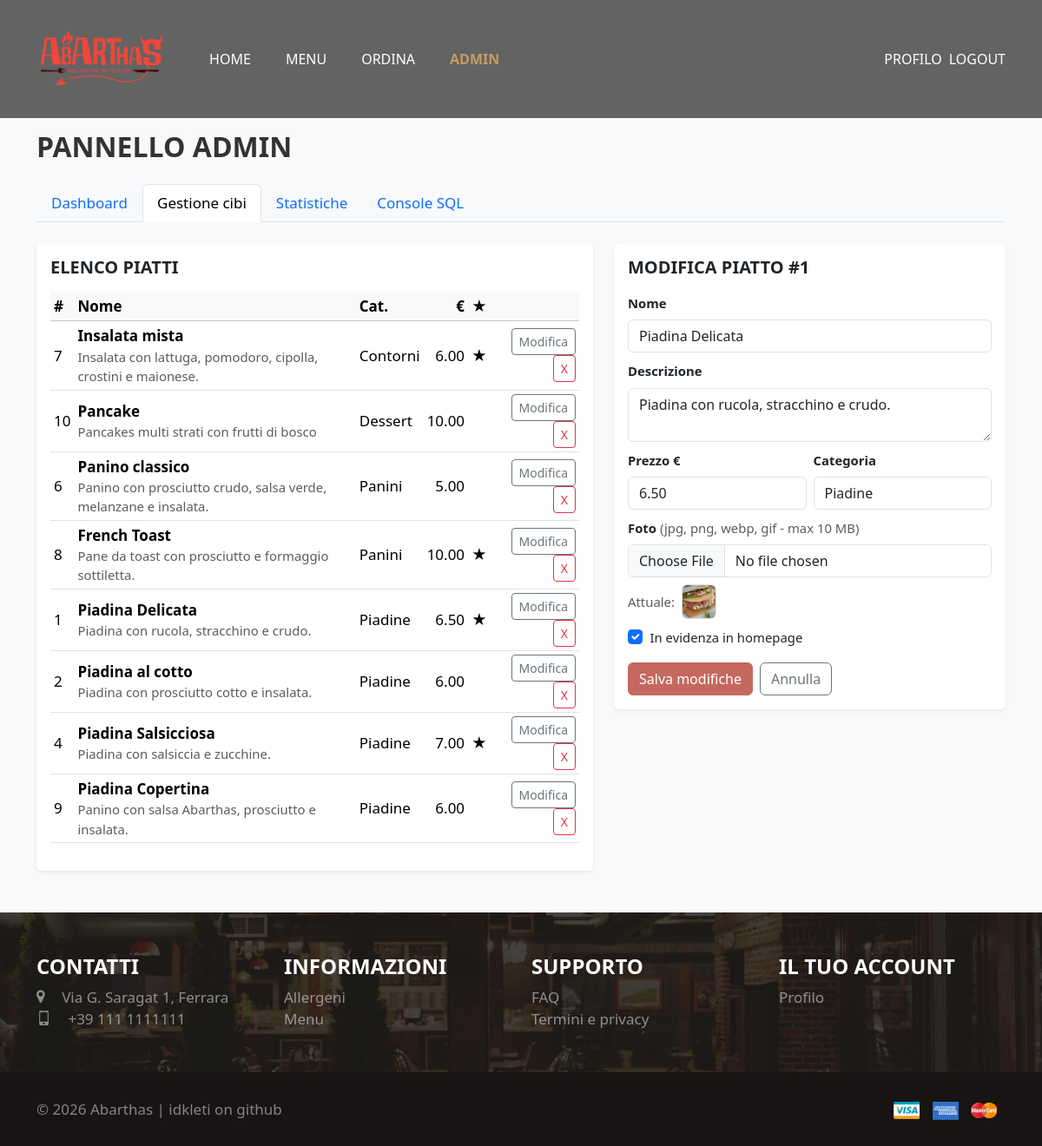
Page /admin.php?edit=1 (signed in) on the committed database.
### tables this page shows
CREATE TABLE `cibo` (
  `codice` int(11) NOT NULL AUTO_INCREMENT,
  `nome` varchar(60) NOT NULL,
  `descr` varchar(255) NOT NULL,
  `prezzo` decimal(6,2) NOT NULL,
  `categoria` varchar(40) NOT NULL DEFAULT 'Vari',
  `in_evidenza` tinyint(1) NOT NULL DEFAULT 0,
  `immagine` varchar(255) DEFAULT NULL,
  PRIMARY KEY (`codice`)
);

### admin.php (the view, shortened to what this page needs)
<?php
require 'php/dbConnect.php';
$cibi = [];
if ($res = $database->query('SELECT codice, nome, descr, prezzo, categoria, in_evidenza, immagine FROM cibo ORDER BY categoria, codice')) {
    while ($r = $res->fetch_assoc()) $cibi[(int)$r['codice']] = $r;
}
$edit_id   = isset($_GET['edit'])   ? (int) $_GET['edit']   : 0;
$edit_cibo = $edit_id > 0 ? ($cibi[$edit_id] ?? null) : null;
$active_tab = $_GET['tab'] ?? 'dashboard';
if ($edit_cibo) $active_tab = 'cibi';
?>
<!DOCTYPE html>
<html lang="it">
<head>
    <link href="https://cdn.jsdelivr.net/npm/bootstrap@5.3.2/dist/css/bootstrap.min.css" rel="stylesheet">
    <link rel="stylesheet" href="mycss/style-clean.css">
    <link rel="stylesheet" href="fonts/icomoon/icomoon.css">
</head>
<body class="bg-light">
    <?php include 'php/header.php'; ?>
    <main class="container py-5">
        <h1 class="h2 fw-bold mb-4">Pannello admin</h1>
        <ul class="nav nav-tabs mb-4" id="adminTabs" role="tablist">
            <li class="nav-item" role="presentation">
                <button class="nav-link <?= $active_tab === 'dashboard' ? 'active' : '' ?>" data-bs-toggle="tab" data-bs-target="#dashboard" type="button">Dashboard</button>
            </li>
            <li class="nav-item" role="presentation">
                <button class="nav-link <?= $active_tab === 'cibi' ? 'active' : '' ?>" data-bs-toggle="tab" data-bs-target="#cibi" type="button">Gestione cibi</button>
            </li>
            <li class="nav-item" role="presentation">
                <button class="nav-link <?= $active_tab === 'stats' ? 'active' : '' ?>" data-bs-toggle="tab" data-bs-target="#stats" type="button">Statistiche</button>
            </li>
            <li class="nav-item" role="presentation">
                <button class="nav-link <?= $active_tab === 'console' ? 'active' : '' ?>" data-bs-toggle="tab" data-bs-target="#console" type="button">Console SQL</button>
            </li>
        </ul>
        <div class="tab-content">
            <div class="tab-pane fade <?= $active_tab === 'cibi' ? 'show active' : '' ?>" id="cibi">
                <div class="row g-4">
                    <div class="col-lg-7">
                        <div class="card shadow-sm border-0">
                            <div class="card-body">
                                <h2 class="h5 fw-bold mb-3">Elenco piatti</h2>
                                <div class="table-responsive">
                                    <table class="table table-sm align-middle">
                                        <thead class="table-light">
                                            <tr>
                                                <th>#</th><th>Nome</th><th>Cat.</th>
                                                <th class="text-end">€</th><th>★</th><th></th>
                                            </tr>
                                        </thead>
                                        <tbody>
                                            <?php foreach ($cibi as $c): ?>
                                                <tr>
                                                    <td><?= (int)$c['codice'] ?></td>
                                                    <td>
                                                        <strong><?= htmlspecialchars($c['nome']) ?></strong>
                                                        <div class="small text-muted">
                                                            <?= htmlspecialchars($c['descr']) ?>
                                                        </div>
                                                    </td>
                                                    <td><?= htmlspecialchars($c['categoria']) ?></td>
                                                    <td class="text-end"><?= number_format((float)$c['prezzo'], 2) ?></td>
                                                    <td><?= $c['in_evidenza'] ? '★' : '' ?></td>
                                                    <td class="text-end">
                                                        <a href="?edit=<?= (int)$c['codice'] ?>"
                                                        class="btn btn-sm btn-outline-secondary">Modifica</a>
                                                        <form method="post" class="d-inline"
                                                            onsubmit="return confirm('Eliminare il piatto?');">
                                                            <button type="submit" class="btn btn-sm btn-outline-danger">X</button>
                                                        </form>
                                                    </td>
                                                </tr>
                                            <?php endforeach; ?>
                                        </tbody>
                                    </table>
                                </div>
                            </div>
                        </div>
                    </div>
                    <div class="col-lg-5">
                        <div class="card shadow-sm border-0">
                            <div class="card-body">
                                <h2 class="h5 fw-bold mb-3">
                                    <?= $edit_cibo ? 'Modifica piatto #' . (int)$edit_cibo['codice'] : 'Nuovo piatto' ?>
                                </h2>
                                <form method="post" enctype="multipart/form-data">
                                    <div class="mb-2">
                                        <label class="form-label small fw-semibold">Nome</label>
                                        <input type="text" name="nome" class="form-control" maxlength="60" required
                                            value="<?= $edit_cibo ? htmlspecialchars($edit_cibo['nome']) : '' ?>">
                                    </div>
                                    <div class="mb-2">
                                        <label class="form-label small fw-semibold">Descrizione</label>
                                        <textarea name="descr" class="form-control" rows="2" maxlength="255" required><?php
                                            echo $edit_cibo ? htmlspecialchars($edit_cibo['descr']) : ''; ?></textarea>
                                    </div>
                                    <div class="row g-2">
                                        <div class="col-6 mb-2">
                                            <label class="form-label small fw-semibold">Prezzo &euro;</label>
                                            <input type="number" step="0.01" min="0.01" name="prezzo"
                                                class="form-control" required
                                                value="<?= $edit_cibo ? number_format((float)$edit_cibo['prezzo'], 2, '.', '') : '' ?>">
                                        </div>
                                        <div class="col-6 mb-2">
                                            <label class="form-label small fw-semibold">Categoria</label>
                                            <input type="text" name="categoria" class="form-control" maxlength="40"
                                                value="<?= $edit_cibo ? htmlspecialchars($edit_cibo['categoria']) : 'Vari' ?>">
                                        </div>
                                    </div>
                                    <div class="mb-2">
                                        <label class="form-label small fw-semibold">
                                            Foto <span class="text-muted fw-normal">(jpg, png, webp, gif - max 10&nbsp;MB)</span>
                                        </label>
                                        <input type="file" name="immagine" class="form-control"
                                            accept="image/jpeg,image/png,image/webp,image/gif">
                                        <?php if ($edit_cibo && !empty($edit_cibo['immagine'])): ?>
                                            <div class="small text-muted mt-2 d-flex align-items-center gap-2">
                                                Attuale:
                                                <img src="<?= CIBO_UPLOAD_PATH . htmlspecialchars($edit_cibo['immagine']) ?>"
                                                    alt="" style="height:40px;width:40px;object-fit:cover" class="rounded border">
                                            </div>
                                        <?php endif; ?>
                                    </div>
                                    <div class="form-check mb-3">
                                        <input class="form-check-input" type="checkbox" name="in_evidenza" id="evid"
                                            <?= $edit_cibo && $edit_cibo['in_evidenza'] ? 'checked' : '' ?>>
                                        <label class="form-check-label small" for="evid">In evidenza in homepage</label>
                                    </div>
                                    <div class="d-flex gap-2">
                                        <button type="submit" class="btn btn-order">
                                            <?= $edit_cibo ? 'Salva modifiche' : 'Aggiungi piatto' ?>
                                        </button>
                                        <?php if ($edit_cibo): ?>
                                            <a href="admin.php?tab=cibi" class="btn btn-outline-secondary">Annulla</a>
                                        <?php endif; ?>
                                    </div>
                                </form>
                            </div>
                        </div>
                    </div>
                </div>
            </div>
        </div>
    </main>
    <?php include 'php/footer.php'; ?>
</body>
</html>

### mycss/style-clean.css (style rules this page uses)
:root { --brand-red: #c5695f; --brand-gold: #c59d5f; --brand-dark: #171413; --brand-text: #333; }
html { width: 100%; height: 100%; scroll-behavior: smooth; }
body { margin: 0; min-height: 100vh; display: flex; flex-direction: column; font-size: 17px; line-height: 1.5; color: var(--brand-text); text-rendering: optimizeLegibility; -ms-overflow-style: none; scrollbar-width: none; }
img { max-width: 100%; height: auto; }
h1, h2, h3, h4, h6 { font-weight: 900; line-height: 1.2; text-transform: uppercase; color: var(--brand-text); }
a { color: var(--brand-red); text-decoration: none; transition: color 0.3s ease; }
.btn-order { background-color: var(--brand-red); border-color: var(--brand-red); color: #fff; }
body > main { flex: 1 0 auto; }
body > main.container { padding-top: 150px !important; }

### rows in the picture
cibo: codice "7", nome "Insalata mista", descr "Insalata con lattuga, pomodoro, cipolla, crostini e maionese.", categoria "Contorni", prezzo "6.00"
cibo: codice "10", nome "Pancake", descr "Pancakes multi strati con frutti di bosco", categoria "Dessert", prezzo "10.00"
cibo: codice "6", nome "Panino classico", descr "Panino con prosciutto crudo, salsa verde, melanzane e insalata.", categoria "Panini", prezzo "5.00"
cibo: codice "8", nome "French Toast", descr "Pane da toast con prosciutto e formaggio sottiletta.", categoria "Panini", prezzo "10.00"
cibo: codice "1", nome "Piadina Delicata", descr "Piadina con rucola, stracchino e crudo.", categoria "Piadine", prezzo "6.50", immagine (picture), in_evidenza "☑"
cibo: codice "2", nome "Piadina al cotto", descr "Piadina con prosciutto cotto e insalata.", categoria "Piadine", prezzo "6.00"
cibo: codice "4", nome "Piadina Salsicciosa", descr "Piadina con salsiccia e zucchine.", categoria "Piadine", prezzo "7.00"
cibo: codice "9", nome "Piadina Copertina", descr "Panino con salsa Abarthas, prosciutto e insalata.", categoria "Piadine", prezzo "6.00"
